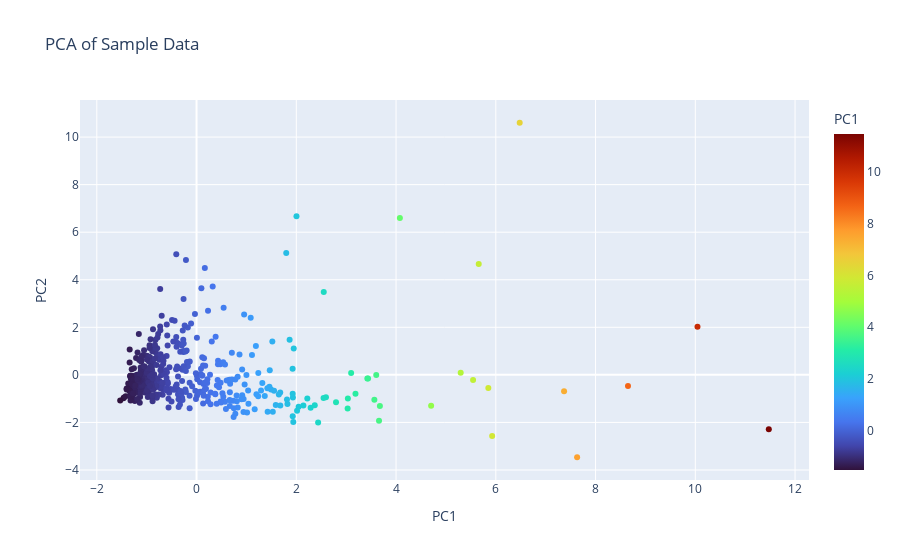

Write notebook code for a chart like this one.
### Code cell
pca2 = PCA(n_components=2)  # Reduce to 2 dimensions for visualization
X_pca2 = pca2.fit_transform(X_scaled)

# Create a DataFrame for plotting
df = pd.DataFrame(data=X_pca2, columns=['PC1', 'PC2'])

# Plot using plotly
fig = px.scatter(df, x='PC1', y='PC2',color=df['PC1'], color_continuous_scale='Turbo',title='PCA of Sample Data')
fig.show()

### Figure 1 — Plotly figure (JSON) as saved in the notebook; plotly's stock layout.template omitted (floating-point values rounded to 4 significant figures; data arrays with more than 128 entries replaced by an {"elided": "..."} marker saying what was removed)
{"data": [{"hovertemplate": "PC1=%{marker.color}<br>PC2=%{y}<extra></extra>", "legendgroup": "", "marker": {"color": {"elided": "440 float values"}, "coloraxis": "coloraxis", "symbol": "circle"}, "mode": "markers", "name": "", "orientation": "v", "showlegend": false, "type": "scatter", "x": {"elided": "440 float values"}, "xaxis": "x", "y": {"elided": "440 float values"}, "yaxis": "y"}], "layout": {"autosize": true, "coloraxis": {"colorbar": {"title": {"text": "PC1"}}, "colorscale": [[0, "#30123b"], [0.07143, "#4145ab"], [0.1429, "#4675ed"], [0.2143, "#39a2fc"], [0.2857, "#1bcfd4"], [0.3571, "#24eca6"], [0.4286, "#61fc6c"], [0.5, "#a4fc3b"], [0.5714, "#d1e834"], [0.6429, "#f3c63a"], [0.7143, "#fe9b2d"], [0.7857, "#f36315"], [0.8571, "#d93806"], [0.9286, "#b11901"], [1, "#7a0402"]]}, "legend": {"tracegroupgap": 0}, "title": {"text": "PCA of Sample Data"}, "xaxis": {"anchor": "y", "autorange": true, "domain": [0, 1], "range": [-2.32, 12.26], "title": {"text": "PC1"}, "type": "linear"}, "yaxis": {"anchor": "x", "autorange": true, "domain": [0, 1], "range": [-4.626, 11.76], "title": {"text": "PC2"}, "type": "linear"}}}
